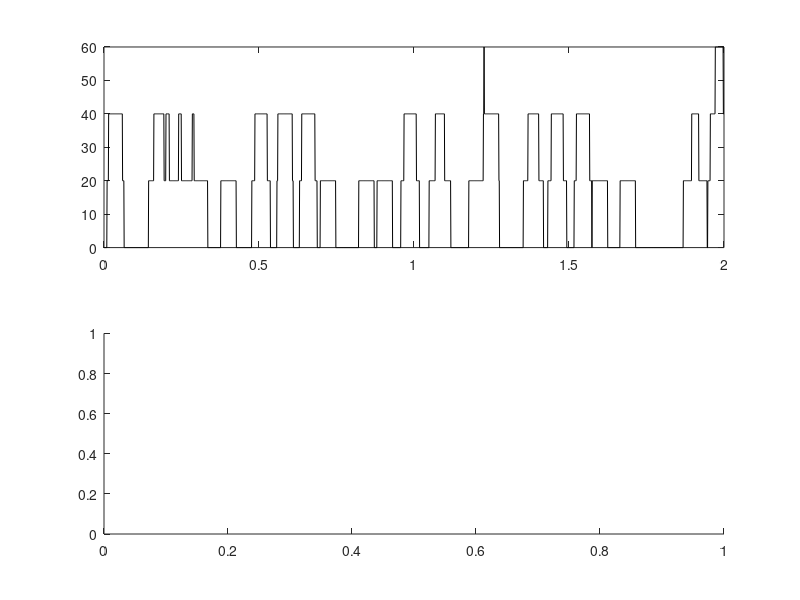

Source code (MATLAB): (Note: this script raises an error after producing the figure.)
%% Warm-up 2: cryptic code
% This script WORKS, but whoever wrote it (a grad student at 3 am) made it
% unreadable. Your job, via the agent: find out what it does, then make it
% readable -- good names, comments, sections -- WITHOUT changing behavior.

rng(0);
a = 0:0.001:2;
b = zeros(size(a));
b(rand(size(a)) < 0.015) = 1;
c = 0.05;
d = round(c / 0.001);
e = ones(1, d) / d;
f = conv(b, e, 'same') / 0.001;
g = find(b);
h = diff(g) * 0.001;
figure;
subplot(2, 1, 1); plot(a, f, 'k'); xlim([0 2]);
subplot(2, 1, 2); histogram(h, 20);
fprintf('%d %.2f %.3f\n', numel(g), numel(g) / 2, mean(h));
